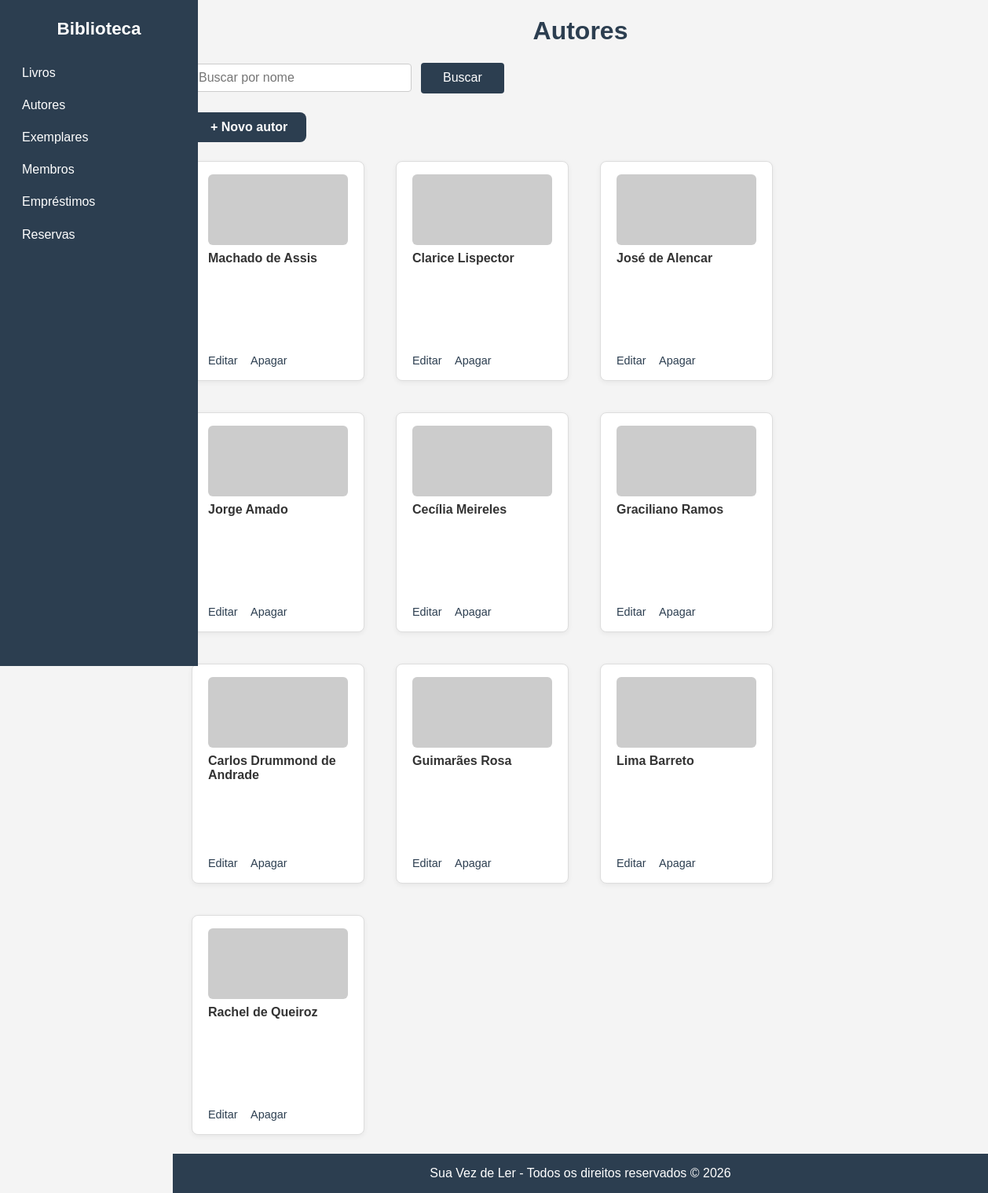
The page /autores/ on the database its author committed.
### acervo/models.py (models this page shows, shortened)
class Autor(models.Model):
    nome = models.CharField(max_length=150)
    imagem_url = models.URLField(blank=True, verbose_name='URL da imagem')

### acervo/views.py (the view)
# urls.py: path('autores/', views.lista_autores, name='lista_autores'),
def lista_autores(request):
    autores = Autor.objects.all()
    nome = request.GET.get('nome', '')
    if nome:
        autores = autores.filter(nome__icontains=nome)
    return render(request, 'acervo/autores.html', {'autores': autores, 'filtro_nome': nome})

### acervo/templates/acervo/autores.html
{% extends 'acervo/base.html' %}
{% block conteudo %}
<h1>Autores</h1>
<form method="get" class="busca">
    <input type="text" name="nome" placeholder="Buscar por nome" value="{{ filtro_nome }}">
    <button type="submit">Buscar</button>
</form>
<a class="botao-novo" href="{% url 'novo_autor' %}">+ Novo autor</a>
<ul>
    {% for autor in autores %}
        <li>
            <div class="card-corpo">
                {% if autor.imagem_url %}
                    <img class="card-imagem" src="{{ autor.imagem_url }}" alt="Foto de {{ autor.nome }}">
                {% endif %}
                <strong>{{ autor.nome }}</strong>
            </div>
            <div class="card-acoes">
                <a href="{% url 'editar_autor' autor.pk %}">Editar</a>
                <a href="{% url 'apagar_autor' autor.pk %}">Apagar</a>
            </div>
        </li>
    {% empty %}
        <li class="vazio">Nenhum autor cadastrado.</li>
    {% endfor %}
</ul>
{% endblock %}

### acervo/static/acervo/style.css (style rules this page uses)
body { font-family: Arial, Helvetica, sans-serif; margin: 0; padding: 0; background-color: #f4f4f4; color: #333; min-height: 100vh; }
h1 { text-align: center; color: #2c3e50; }
ul { list-style: none; margin: 0; padding: 0 1.5rem 1.5rem; display: grid; grid-template-columns: repeat(auto-fill, 220px); row-gap: 2.5rem; column-gap: 2.5rem; justify-content: start; align-items: start; }
li { width: 220px; height: 280px; box-sizing: border-box; background-color: #fff; border: 1px solid #ddd; border-radius: 8px; padding: 1rem 1.25rem; box-shadow: 0 2px 6px rgba(0, 0, 0, 0.06); transition: transform 0.15s ease, box-shadow 0.15s ease; display: flex; flex-direction: column; overflow: hidden; }
.card-corpo { flex: 1; display: flex; flex-direction: column; gap: 0.3rem; overflow: hidden; }
.card-corpo strong { display: -webkit-box; -webkit-line-clamp: 2; -webkit-box-orient: vertical; overflow: hidden; }
.card-imagem { width: 100%; height: 90px; object-fit: cover; border-radius: 6px; margin-bottom: 0.2rem; }
.card-acoes { margin-top: auto; padding-top: 0.5rem; }
li a { color: #2c3e50; text-decoration: none; font-size: 0.9rem; margin-right: 0.75rem; }
form.busca { max-width: none; width: 100%; margin: 0 0 1.5rem; padding: 0 1.5rem; background: none; border: none; box-shadow: none; display: flex; flex-wrap: wrap; gap: 0.75rem; align-items: center; }
form.busca input[type="text"], form.busca select { flex: 0 1 auto; min-width: 160px; }
form.busca input[type="text"] { width: 280px; }
form.busca button { width: auto; padding: 0.65rem 1.75rem; margin-top: 0; }
.botao-novo { display: block; width: fit-content; margin: 0 0 1.5rem 1.5rem; background-color: #2c3e50; color: #fff; font-weight: 600; text-decoration: none; padding: 0.65rem 1.5rem; border-radius: 8px; transition: background-color 0.15s ease, transform 0.15s ease; }
form { max-width: 400px; margin: 2rem auto; background-color: #fff; border: 1px solid #ddd; border-radius: 8px; padding: 1.5rem 2rem; box-shadow: 0 2px 6px rgba(0, 0, 0, 0.08); }
form input[type="text"], form input[type="number"], form input[type="email"], form textarea, form select { width: 100%; box-sizing: border-box; padding: 0.5rem; border: 1px solid #ccc; border-radius: 4px; font-size: 1rem; }
form button { display: block; width: 100%; background-color: #2c3e50; color: #fff; border: none; border-radius: 4px; padding: 0.6rem; font-size: 1rem; cursor: pointer; margin-top: 0.5rem; }

### rows shown on the page
Autor: nome "Machado de Assis"
Autor: nome "Clarice Lispector"
Autor: nome "José de Alencar"
Autor: nome "Jorge Amado"
Autor: nome "Cecília Meireles"
Autor: nome "Graciliano Ramos"
Autor: nome "Carlos Drummond de Andrade"
Autor: nome "Guimarães Rosa"
Autor: nome "Lima Barreto"
Autor: nome "Rachel de Queiroz"
